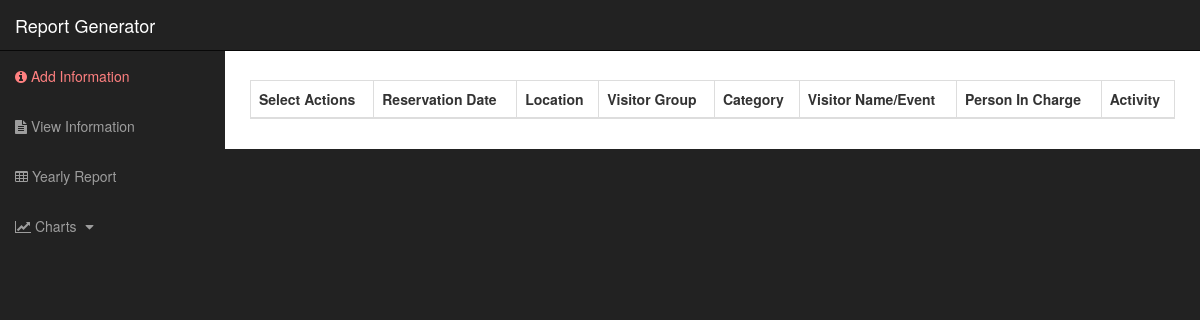
/user/view_info.php, run on an earlier commit of the app's database.
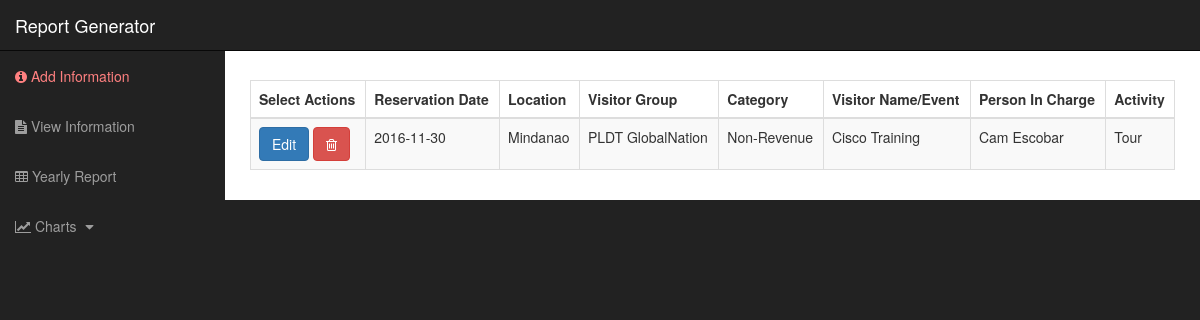
And on a later commit of the database.
### tables this page shows
CREATE TABLE `tblreports` (
  `ReportID` int(20) NOT NULL,
  `ReportDate` date NOT NULL,
  `ReportLoc` int(20) NOT NULL,
  `ReportGroup` int(20) NOT NULL,
  `ReportCategory` int(20) NOT NULL,
  `ReportClient` varchar(50) NOT NULL,
  `ReportPerson` varchar(50) NOT NULL,
  `ReportActivity` int(20) NOT NULL,
  `ReportIsActive` tinyint(1) NOT NULL
);

CREATE TABLE `tbllocation` (
  `LocationID` int(20) NOT NULL,
  `LocationName` varchar(50) NOT NULL,
  `LocationCTR` int(20) NOT NULL,
  `LocationIsActive` tinyint(1) NOT NULL
);

CREATE TABLE `tblgroup` (
  `GroupID` int(20) NOT NULL,
  `GroupName` varchar(50) NOT NULL,
  `GroupCTR` int(20) NOT NULL,
  `GroupIsActive` tinyint(1) NOT NULL
);

CREATE TABLE `tblcategory` (
  `CategoryID` int(20) NOT NULL,
  `CategoryName` varchar(50) NOT NULL,
  `CategoryCTR` int(20) NOT NULL,
  `CategoryIsActive` tinyint(1) NOT NULL
);

CREATE TABLE `tblactivity` (
  `ActivityID` int(20) NOT NULL,
  `ActivityName` varchar(50) NOT NULL,
  `ActivityCTR` int(20) NOT NULL,
  `ActivityIsActive` tinyint(1) NOT NULL
);

### user/view_info.php (the view, shortened to what this page needs)
<?php
require_once('../database/config.php');
?>
<!DOCTYPE html>
<html lang="en">
<head>
  <link href="https://cdn.datatables.net/1.10.12/css/dataTables.bootstrap.min.css" rel="stylesheet">
  <link href="../css/bootstrap.min.css" rel="stylesheet">
  <link href="../css/sb-admin.css" rel="stylesheet">
  <link href="../font-awesome/css/font-awesome.min.css" rel="stylesheet" type="text/css">
</head>
<body>
  <form method="post">
    <div id="wrapper">
      <nav class="navbar navbar-inverse navbar-fixed-top" role="navigation">
        <div class="navbar-header">
          <a class="navbar-brand" href="index.php">Report Generator</a>
        </div>
        <div class="collapse navbar-collapse navbar-ex1-collapse">
          <ul class="nav navbar-nav side-nav">
             <li >
                <a style="color:#ff8080!important" href="index.php"> <i class="fa fa-info-circle" aria-hidden="true"></i> Add Information</a>
            </li>
            <li>
                <a href="view_info.php"> <i class="fa fa-file-text" aria-hidden="true"></i> View Information </a>
            </li>
            <li>
              <a href="tables/visit_reports.php"><i class="fa fa-table" aria-hidden="true"></i> Yearly Report</a>
            </li>
          <li>
            <a href="javascript:;" data-toggle="collapse" data-target="#demo"><i class="fa fa-line-chart" aria-hidden="true"></i> Charts <i class="fa fa-fw fa-caret-down"></i></a>
          </li>
          </ul>
        </div>
      </nav>
      <div id="page-wrapper">
        <div class="container-fluid"><br>
          <div class="table-responsive">
            <form method="post">
              <table id="tabreport" class="table table-striped table-bordered">
                <thead>
                  <tr>
                    <th>Select Actions</th>
                    <th>Reservation Date</th>
                    <th>Location</th>
                    <th>Visitor Group</th>
                    <th>Category</th>
                    <th>Visitor Name/Event</th>
                    <th>Person In Charge</th>
                    <th>Activity</th>
                  </tr>
                </thead>
                <tbody>
                  <?php
                  $sql = "SELECT * FROM ict_database.tblreports r
                  left join ict_database.tbllocation l
                  ON r.ReportLoc =   l.LocationID
                  left join ict_database.tblgroup g
                  ON r.ReportGroup = g.GroupID
                  left join ict_database.tblcategory c
                  ON r.ReportCategory = c.CategoryID
                  left join ict_database.tblactivity a
                  ON r.ReportActivity = a.ActivityID
                  WHERE ReportIsActive = 1
                  AND LocationIsActive = 1 AND GroupIsActive = 1 AND CategoryIsActive = 1
                  AND ActivityIsActive = 1";
                  $query = mysqli_query($conn, $sql);
                  while($row = mysqli_fetch_array($query)){
                    ?>
                    <tr>
                      <td><a href="edit_info.php?id= <?php echo $row['ReportID']?>" class="btn btn-primary"> Edit</a>
					  <a  onclick="return confirm('Delete Data?')" href="delete_report.php?del= <?php echo $row['ReportID']?>" class="btn btn-danger" ><i class="fa fa-trash-o" aria-hidden="true"></i></a>
                      </td>
                      <td><?php echo $row['ReportDate']?></td>
                      <td><?php echo $row['LocationName']?></td>
                      <td><?php echo $row['GroupName']?></td>
                      <td><?php echo $row['CategoryName']?></td>
                      <td><?php echo $row['ReportClient']?></td>
                      <td><?php echo $row['ReportPerson']?></td>
                      <td><?php echo $row['ActivityName']?></td>
                    </tr>
                    <?php
                  }
                  ?>
                </tbody>
              </table>
            </form>
          </div>
        </div>
      </div>
    </div>
  </form>
</body>
</html>

What changed in the data, as far as the page shows it:
added tblreports: ReportDate "2016-11-30", ReportLoc.LocationName "Mindanao", ReportGroup.GroupName "PLDT GlobalNation", ReportCategory.CategoryName "Non-Revenue", ReportClient "Cisco Training", ReportPerson "Cam Escobar", ReportActivity.ActivityName "Tour"
